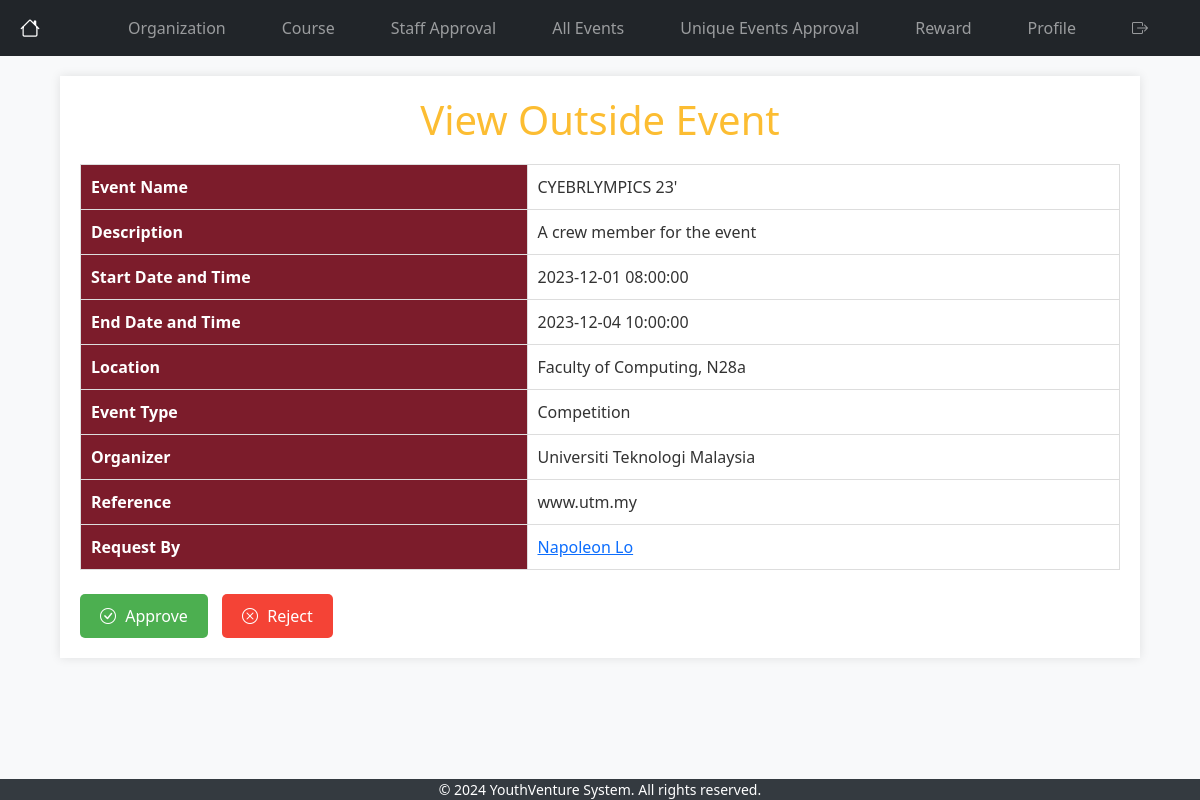
Screenshot of /admins/view_outside_event/OE0001 (signed in) with the database file from the repository.
### tables this page shows
CREATE TABLE `eventoutside` (
  `OEventID` varchar(6) NOT NULL,
  `OEventName` varchar(45) NOT NULL,
  `ODescription` text NOT NULL,
  `OStartDateAndTime` datetime DEFAULT NULL,
  `OEndDateAndTime` datetime DEFAULT NULL,
  `OLocation` varchar(255) NOT NULL,
  `OEventType` int(1) DEFAULT NULL,
  `OOrganization` varchar(255) DEFAULT NULL,
  `approvalStatus` int(1) DEFAULT NULL,
  `studentID` varchar(6) NOT NULL,
  `reference` varchar(255) DEFAULT NULL
);

CREATE TABLE `user` (
  `UserID` varchar(6) NOT NULL,
  `Name` varchar(45) NOT NULL,
  `Phone` varchar(45) NOT NULL,
  `Email` varchar(45) NOT NULL,
  `Password` varchar(255) NOT NULL,
  `Role` varchar(45) NOT NULL,
  `profilePic` varchar(255) NOT NULL
);

### app/controllers/Admins.php (called while the page is built, shortened)
<?php
class Admins extends Controller {
    public function __construct() {
        $this->outsideEventModel = $this->model('EventOutside');
        $this->userModel = $this->model('User');
        $this->studentModel = $this->model('Student');
    }
    public function view_outside_event(){
        $url = $this->getUrl();
        $eventId = $url[2];
        $outsideEvent = $this->outsideEventModel->getEventById($eventId);
        $data = [
            'outsideEvent' => $outsideEvent,
        ];
        $data['student'] = $this->studentModel->getStudentById($outsideEvent->studentID);
        $data['user'] = $this->userModel->getUserById($data['student']->UserID);
        $this->view('admins/view_outside_event', $data);
    }
    public function getUrl(){
        if(isset($_GET['url'])){
          $url = rtrim($_GET['url'], '/');
          $url = filter_var($url, FILTER_SANITIZE_URL);
          $url = explode('/', $url);
          return $url;
        }
    }
}
?>

### app/libraries/Core.php (called while the page is built, shortened)
<?php
  class Core {
    protected $currentMethod = 'index';
    public function __construct(){
      $url = $this->getUrl();
      if (isset($url[0])){
      if(file_exists('../app/controllers/' . ucwords($url[0]). '.php')){
        unset($url[0]);
      }
    }
      $this->currentController = new $this->currentController;
      if(isset($url[1])){
        if(method_exists($this->currentController, $url[1])){
          $this->currentMethod = $url[1];
          unset($url[1]);
        }
      }
      $this->params = $url ? array_values($url) : [];
      call_user_func_array([$this->currentController, $this->currentMethod], $this->params);
    }
    public function getUrl(){
      if(isset($_GET['url'])){
        $url = rtrim($_GET['url'], '/');
        $url = filter_var($url, FILTER_SANITIZE_URL);
        $url = explode('/', $url);
        return $url;
      }
    }
  }

### app/require.php (called while the page is built, shortened)
<?php
    require_once 'libraries/Core.php';
    require_once 'libraries/Controller.php';
    require_once 'libraries/Database.php';
    $init = new Core();

### public/index.php (called while the page is built)
<?php
    require_once '../app/require.php';

### app/libraries/Database.php (called while the page is built, shortened)
<?php
    class Database {
        private $dbHost = DB_HOST;
        private $dbUser = DB_USER;
        private $dbPass = DB_PASS;
        private $dbName = DB_NAME;
        private $statement;
        private $dbHandler;
        public function __construct() {
            $conn = 'mysql:host=' . $this->dbHost . ';dbname=' . $this->dbName;
            $options = array(
                PDO::ATTR_PERSISTENT => true,
                PDO::ATTR_ERRMODE => PDO::ERRMODE_EXCEPTION
            );
            try {
                $this->dbHandler = new PDO($conn, $this->dbUser, $this->dbPass, $options);
            } catch (PDOException $e) {
                $this->error = $e->getMessage();
                echo $this->error;
            }
        }
        public function query($sql) {
            $this->statement = $this->dbHandler->prepare($sql);
        }
        public function bind($parameter, $value, $type = null) {
            switch (is_null($type)) {
                default:
                    $type = PDO::PARAM_STR;
            }
            $this->statement->bindValue($parameter, $value, $type);
        }
        public function execute() {
            return $this->statement->execute();
        }
        public function single() {
            $this->execute();
            return $this->statement->fetch(PDO::FETCH_OBJ);
        }
    }

### app/models/EventOutside.php (called while the page is built, shortened)
<?php
class EventOutside{
    private $db;
    public function __construct(){
        $this->db = new Database;
    }
    public function getEventById($eventId){
        $this->db->query('SELECT * FROM eventOutside WHERE OEventID = :eventId');
        $this->db->bind(':eventId', $eventId);
        $row = $this->db->single();
        return $row;
    }
}

### app/models/User.php (called while the page is built, shortened)
<?php
class User {
    private $db;
    public function __construct() {
        $this->db = new Database;
    }
    public function getUserById($userId) {
        $this->db->query('SELECT * FROM user WHERE UserID = :userId');
        $this->db->bind(':userId', $userId);
        $row = $this->db->single();
        if ($row) {
            return $row;
        } else {
            return false;
        }
    }
}

### app/models/Student.php (called while the page is built, shortened)
<?php
class Student {
    private $db;
    public function __construct() {
        $this->db = new Database;
    }
    public function getStudentById($studentId){
        $this->db->query('SELECT * FROM student WHERE StudentID = :studentId');
        $this->db->bind(':studentId', $studentId);
        $result = $this->db->single();
        return $result;
    }
}
?>

### app/views/admins/view_outside_event.php (the view, shortened to what this page needs)
<?php require APPROOT . '/views/admins/nav.php'; ?>
<html>
<head>
</head>
<body>
    <div class="container">
        <h1>View Outside Event</h1>
        <div class="table-container">
            <table>
                <tr>
                    <th>Event Name</th>
                    <td><?php echo $data['outsideEvent']->OEventName; ?></td>
                </tr>
                <tr>
                    <th>Description</th>
                    <td><?php echo $data['outsideEvent']->ODescription; ?></td>
                </tr>
                <tr>
                    <th>Start Date and Time</th>
                    <td><?php echo $data['outsideEvent']->OStartDateAndTime; ?></td>
                </tr>
                <tr>
                    <th>End Date and Time</th>
                    <td><?php echo $data['outsideEvent']->OEndDateAndTime; ?></td>
                </tr>
                <tr>
                    <th>Location</th>
                    <td><?php echo $data['outsideEvent']->OLocation; ?></td>
                </tr>
                <tr>
                    <th>Event Type</th>
                    <td><?php
                        if ($data['outsideEvent']->OEventType == 1) {
                            echo 'Workshop';
                        } else if ($data['outsideEvent']->OEventType == 2) {
                            echo 'Seminar';
                        } else if ($data['outsideEvent']->OEventType == 3) {
                            echo 'Conference';
                        } else if ($data['outsideEvent']->OEventType == 4) {
                            echo 'Competition';
                        } else if ($data['outsideEvent']->OEventType == 5) {
                            echo 'Others';
                        } else {
                            echo 'Unknown';
                        }
                        ?></td>
                </tr>
                <tr>
                    <th>Organizer</th>
                    <td><?php echo $data['outsideEvent']->OOrganization; ?></td>
                </tr>
                <tr>
                    <th>Reference</th>
                    <td><?php echo $data['outsideEvent']->reference; ?></td>
                <tr>
                    <th>Request By</th>
                    <td><a href="<?php echo URLROOT; ?>/admins/student/<?php echo $data['outsideEvent']->studentID; ?>"><?php echo $data['user']->Name; ?></a></td>
                </tr>
            </table>
            <br>
            <button class="button" onclick="location.href='<?php echo URLROOT; ?>/admins/approve_outside_event/<?php echo $data['outsideEvent']->OEventID; ?>'"><i class="bi bi-check-circle"></i> Approve</button>
            <button class="button delete" onclick="location.href='<?php echo URLROOT; ?>/admins/reject_outside_event/<?php echo $data['outsideEvent']->OEventID; ?>'"><i class="bi bi-x-circle"></i> Reject</button>
        </div>
    </div>
</body>
</html>
<?php require APPROOT . '/views/includes/footer.php'; ?>

### app/views/admins/nav.php (style rules this page uses)
.container { width: 80%; }
h1 { color: #0e77ca; }

### app/views/admins/view_outside_event.php (style rules this page uses)
body { background-color: #f8f9fa; margin: 0; padding: 0; }
.container { width: 90%; background-color: #fff; padding: 20px; box-shadow: 0 0 10px rgba(0, 0, 0, 0.1); }
h1 { text-align: center; color: #FCBD32; }
.table-container { margin-top: 20px; }
table { width: 100%; border-collapse: collapse; margin-top: 20px; color: #333; }
th, td { border: 1px solid #ddd; padding: 10px; text-align: left; }
th { background-color: #7C1C2B; color: #fff; }
.button { background-color: #4caf50; color: #fff; padding: 10px 20px; border: none; border-radius: 5px; cursor: pointer; display: inline-block; margin-right: 10px; }
.button.delete { background-color: #f44336; }
.button i { margin-right: 5px; }

### rows the page displays
eventoutside: OEventName "CYEBRLYMPICS 23'", ODescription "A crew member for the event", OStartDateAndTime "2023-12-01 08:00:00", OEndDateAndTime "2023-12-04 10:00:00", OLocation "Faculty of Computing, N28a", OOrganization "Universiti Teknologi Malaysia", reference "www.utm.my"
user: Name "Napoleon Lo"
